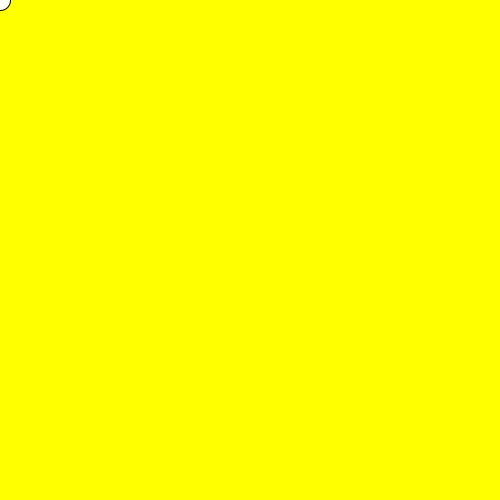
Frame 1 (no input)
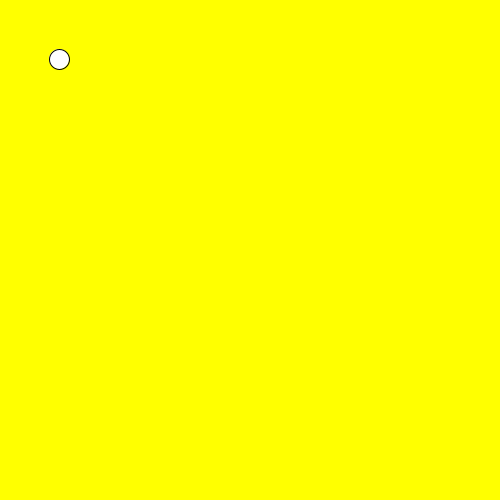
Frame 60 (the mouse pressed at the canvas centre just before this capture)
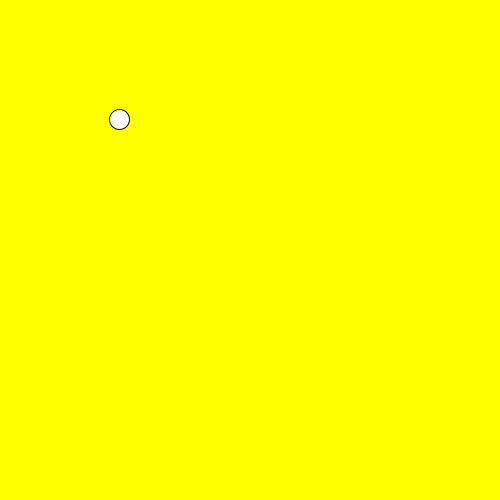
Frame 120 (the mouse held since frame 60 and released just before this capture)

The Processing sketch that drew these frames (run headless with seeded random() and noise(); from frame 60 on, the mouse is pressed at the canvas centre):

// Processing sketch: sketch_001_move
// ── sketch_001_move.pde
int x = 0, y = 0;

void setup() {
  size(500, 500);
}

void draw() {
  background(255, 255, 0);
  ellipse(x, y, 20, 20);
  x++; y++;
  if (width < x) {
    x = 0;
  }
  if (height < y) {
    y = 0;
  }
}
